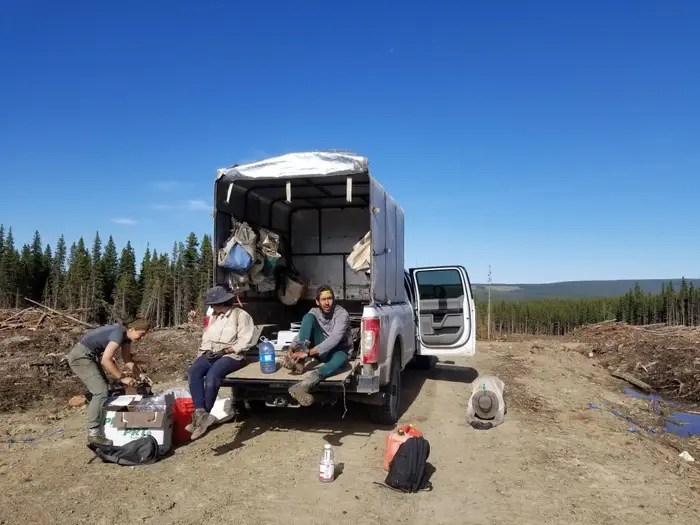
#> input picture file.webp, 700 x 525 px
$ python main.py
#> lines starting #> are read from the running program, lines starting #| are printed output that depends on the picture; after the words box and inside, x2 and y2 are one past the last pixel; in counts of white or black regions, pixels touching at a corner belong together
import cv2
import numpy as np


image = cv2.imread('file.webp')
#> image is the input picture: shape (525, 700, 3); mean B, G, R 145.5, 119.5, 99.2
image = cv2.resize(image, None, fx=0.55, fy=0.55)
#> image: shape (289, 385, 3)


def pencil_sketch_filter(img):
    gaussian_image = cv2.GaussianBlur(img, (3,3), 0)
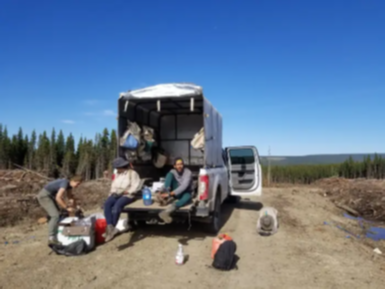
#> gaussian_image: shape (289, 385, 3); mean B, G, R 145.4, 119.4, 99.2

    gray_image = cv2.cvtColor(gaussian_image, cv2.COLOR_BGR2GRAY)

    laplacian_image = cv2.Laplacian(gray_image, -1, ksize=3)
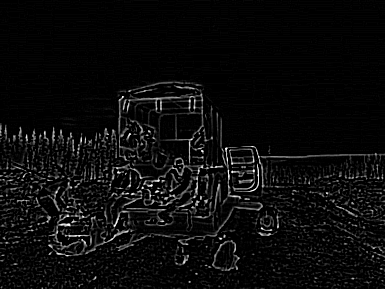
#> laplacian_image: shape (289, 385); min 0, max 255, mean 11.7

    ret, binary_inverse_image = cv2.threshold(laplacian_image, 13, 255, cv2.THRESH_BINARY_INV)
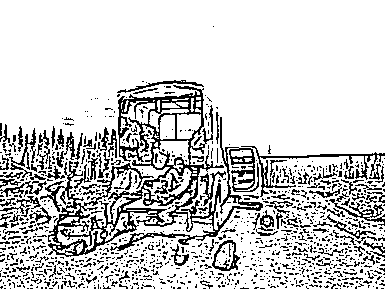
#> binary_inverse_image: shape (289, 385); 81% white; black in thin lines or dots

    return binary_inverse_image


def cartoon_filter(img):
    gray_image = cv2.cvtColor(img, cv2.COLOR_BGR2GRAY)
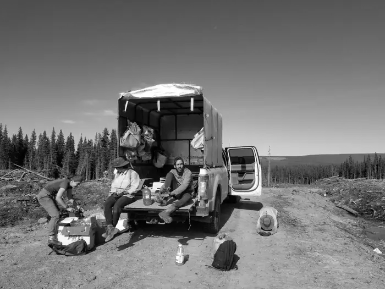
#> gray_image: shape (289, 385); min 0, max 255, mean 116.3

    median_blur_image = cv2.medianBlur(gray_image, 1)

    get_edge_image = cv2.adaptiveThreshold(median_blur_image, 255, cv2.ADAPTIVE_THRESH_MEAN_C, cv2.THRESH_BINARY, 7, 4)
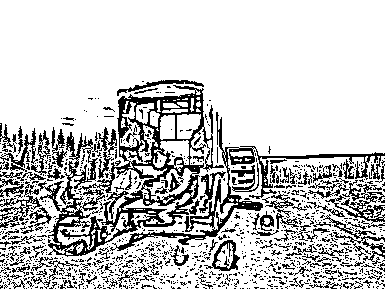
#> get_edge_image: shape (289, 385); 78.5% white; black in thin lines or dots, all inside (x1, y1, x2, y2) = (0, 80, 385, 289)

    bilateral_image = cv2.bilateralFilter(img, 9, 300, 300)
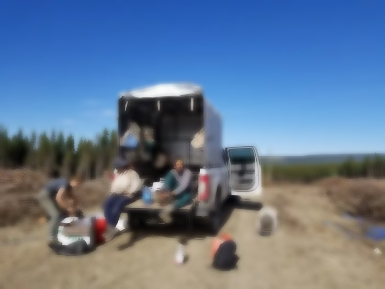
#> bilateral_image: shape (289, 385, 3); mean B, G, R 145.4, 119.3, 99.1

    final_image = cv2.bitwise_and(bilateral_image, bilateral_image, mask=get_edge_image)
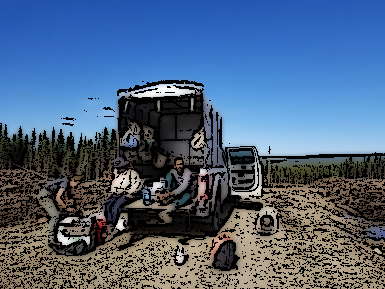
#> final_image: shape (289, 385, 3); mean B, G, R 126.8, 98.9, 77

    return final_image


pencil_sketch_image = pencil_sketch_filter(image)

cartoon_image = cartoon_filter(image)

cv2.imshow('Original', image)
cv2.imshow('Pencil Sketch Image', pencil_sketch_image)
cv2.imshow('Cartoonification Image', cartoon_image)

cv2.waitKey(0)

cv2.destroyAllWindows()

$ run again, with colorful.jfif saved as file.webp
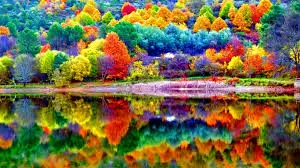
#> input picture colorful.jfif, 300 x 168 px
#> image is the input picture: shape (168, 300, 3); mean B, G, R 70, 109, 116.7
#> image: shape (92, 165, 3)
#> in pencil_sketch_filter, `ret, binary_inverse_image = cv2.threshold(laplacian_image, 13, 255, cv..`:
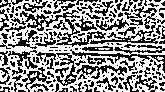
#> binary_inverse_image: shape (92, 165); 56.9% white; black in thin lines or dots
#> get_edge_image: shape (92, 165); 54.1% white; black in thin lines or dots
#> in cartoon_filter, `final_image = cv2.bitwise_and(bilateral_image, bilateral_image, mask=g..`:
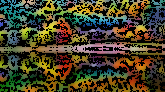
#> final_image: shape (92, 165, 3); mean B, G, R 38.7, 62.9, 68.4
